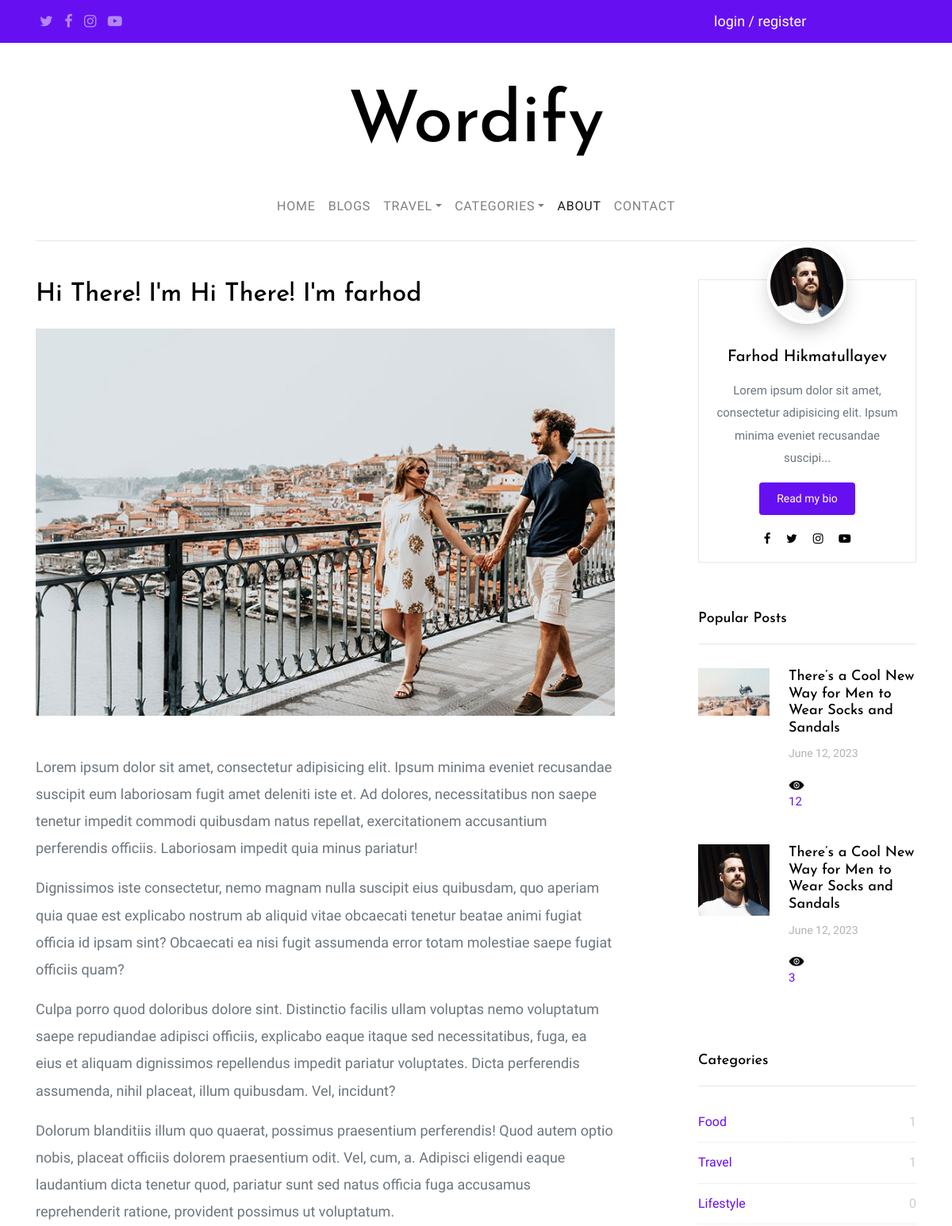
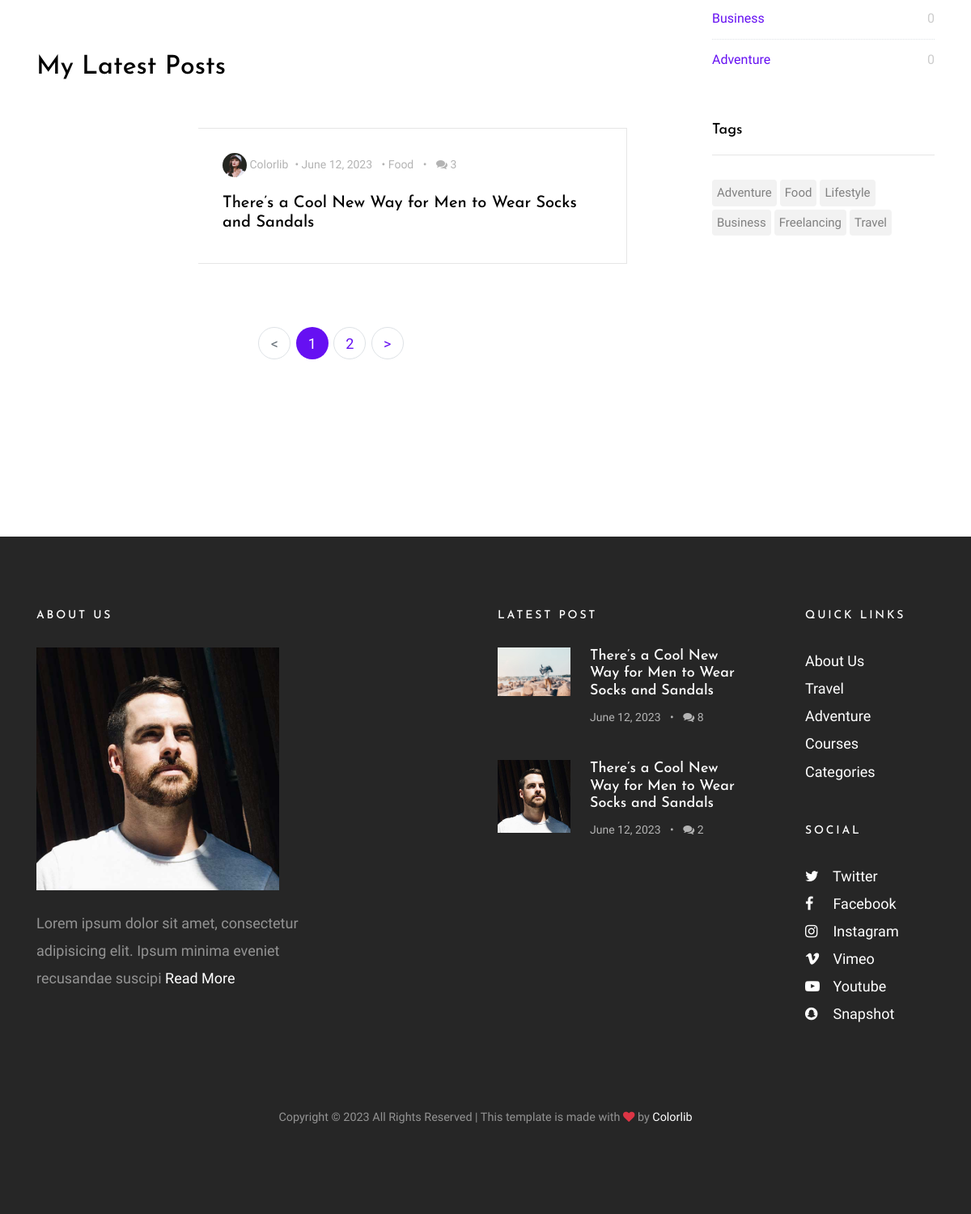
/main/, run on the app's committed database (2 pictures, top to bottom).
### main/models.py (models this page shows)
class About(models.Model):
    profile = models.OneToOneField(Profile, on_delete=models.CASCADE)
    bio = models.TextField()
    image = models.ImageField(null=True, blank=True, upload_to='about')
    def __str__(self):
        return f"Hi There! I'm {self.profile.author}"

### profiles/models.py (models this page shows, shortened)
class Profile(models.Model):
    author = models.OneToOneField(User, on_delete=models.CASCADE)
    bio = models.TextField(null=True, blank=True)
    position = models.CharField(max_length=221, null=True, blank=True)
    image = models.ImageField(null=True, blank=True, upload_to='profile/')
    is_owner = models.BooleanField(default=False)
    @property
    def full_name_(self):
        full_name = []
        if self.author.first_name:
            full_name.append(self.author.first_name.title())
        if self.author.last_name:
            full_name.append(self.author.last_name.title())
        if full_name:
            return ' '.join(full_name)
        else:
            return self.author.username

### home/models.py (models this page shows, shortened)
class Blog(models.Model):
    title = models.CharField(max_length=221)
    slug = models.SlugField(null=True, blank=True, unique_for_date='created_date', max_length=221)
    author = models.ForeignKey(Profile, on_delete=models.CASCADE)
    image = models.ImageField(upload_to='blog')
    description = models.TextField()
    views = models.IntegerField(default=0, editable=False)
    tags = models.ManyToManyField(Tag)
    category = models.ForeignKey(Category, on_delete=models.CASCADE)
    travel = models.ForeignKey(Travel, on_delete=models.CASCADE, null=True, blank=True)
    created_date = models.DateTimeField(auto_now_add=True, null=True, blank=True)
    modifate_date = models.DateTimeField(auto_now=True, null=True, blank=True)
    @property
    def url_detail_blog(self):
        return reverse('home:views', kwargs={
            'slug': self.slug,
            'year': self.created_date.year,
            'month': self.created_date.month,
            'day': self.created_date.day
        })

class Category(models.Model):
    title = models.CharField(max_length=221)
    def __str__(self):
        return self.title

class Tag(models.Model):
    title = models.CharField(max_length=221)

### main/views.py (the view)
# urls.py: path('', about, name='about'),
def about(request):
    abouts = About.objects.order_by('-id')
    blogs = Blog.objects.order_by('-id')
    paginator = Paginator(blogs, 1)  # Show 25 contacts per page.
    page_number = request.GET.get("page")
    page_obj = paginator.get_page(page_number)
    ctx = {
        "blogs": page_obj,
        "abouts": abouts
    }
    return render(request, 'main/about.html', ctx)

### templates/main/about.html (shortened to what this page needs)
{% extends 'base.html' %}
{% load static %}
{% block content %}
    <section class="site-section pt-5">
        <div class="container">
            <div class="row blog-entries">
                <div class="col-md-12 col-lg-8 main-content">
                    <div class="row">
                        {% for about in abouts %}
                            <div class="col-md-12">
                                <h2 class="mb-4">Hi There! I'm {{ about }}</h2>
                                {% if about.image %}
                                    <p class="mb-5"><img src="{{ about.image.url }}" alt="Image placeholder"
                                                         class="img-fluid"></p>
                                {% endif %}
                                <p>{{ about.bio|safe }}</p>
                            </div>
                        {% endfor %}
                    </div>
                    <div class="row mb-5 mt-5">
                        <div class="col-md-12 mb-5">
                            <h2>My Latest Posts</h2>
                        </div>
                        <div class="col-md-12">
                            {% for blog in blogs %}
                                <div class="post-entry-horzontal">
                                    <a href="{{ blog.url_detail_blog }}">
                                        <span class="text">
<div class="post-meta">
<span class="author mr-2"><img src="{% static 'images/person_1.jpg' %}" alt="Colorlib"> Colorlib</span>&bullet;
<span class="mr-2">{{ blog.created_date|date:"F d, Y" }}</span> &bullet;
<span class="mr-2">{{ blog.category }}</span> &bullet;
<span class="ml-2"><span class="fa fa-comments"></span> 3</span>
</div>
<h2>{{ blog.title }}</h2>
</span>
                                    </a>
                                </div>
                            {% endfor %}
                        </div>
                    </div>
                    {% include 'paginator.html' %}
                </div>
                <div class="col-md-12 col-lg-4 sidebar">
                    {% include 'sidebar.html' %}
                </div>
            </div>
        </div>
    </section>
{% endblock %}

### templates/sidebar.html
{% load simple_tags_blog %}
{% tags_list as tags_list %}
{% categories_list as categiries_list %}
{% about_owner as owner %}
{% popular_three_blogs as popular_blogs %}
{% load static %}
<div class="sidebar-box">
    <div class="bio text-center">
        {% if owner.image %}
            <img src="{{ owner.image.url }}" alt="Image Placeholder" class="img-fluid">
        {% else %}
            <img src="{% static 'images/profile.png' %}" alt="Image Placeholder" class="img-fluid">
        {% endif %}
        <div class="bio-body">
            <h2>{{ owner.full_name_ }}</h2>
            <p>{{ owner.bio|safe|slice:"100" }}...</p>
            <p><a href="{% url 'main:about' %}" class="btn btn-primary btn-sm rounded">Read my bio</a></p>
            <p class="social">
                <a href="#" class="p-2"><span class="fa fa-facebook"></span></a>
                <a href="#" class="p-2"><span class="fa fa-twitter"></span></a>
                <a href="#" class="p-2"><span class="fa fa-instagram"></span></a>
                <a href="#" class="p-2"><span class="fa fa-youtube-play"></span></a>
            </p>
        </div>
    </div>
</div>
<div class="sidebar-box">
    <h3 class="heading">Popular Posts</h3>
    <div class="post-entry-sidebar">
        <ul>
            {% for popular_blog in popular_blogs %}
                <li>
                    <a href="{{ popular_blog.url_detail_blog }}">
                        <img src="{{ popular_blog.image.url }}" alt="Image placeholder"
                             class="mr-4">
                        <div class="text">
                            <h4>{{ popular_blog.title }}</h4>
                            <div class="post-meta">
                                <span class="mr-2">{{ popular_blog.created_date|date:"F d, Y" }}</span>
                            </div>
                            <img src="{% static 'images/views.png' %}" style="width: 20px"
                                       alt="">{{ popular_blog.views }}
                        </div>
                    </a>
                </li>
            {% endfor %}
        </ul>
    </div>
</div>
<div class="sidebar-box">
    <h3 class="heading">Categories</h3>
    <ul class="categories">
        {% for category in categiries_list %}
            <li><a href="{% url 'home:blogs' %}?category={{ category.title }}#content">{{ category.title }}
                <span>{{ category.blog_set.count }}</span></a></li>
        {% endfor %}
    </ul>
</div>
<div class="sidebar-box">
    <h3 class="heading">Tags</h3>
    <ul class="tags">
        {% for tag in tags_list %}
            <li><a href="{% url 'home:blogs' %}?tag={{ tag.title }}#content">{{ tag.title }}</a></li>
        {% endfor %}
    </ul>
</div>

### templates/footer.html (shortened to what this page needs)
{% load static %}
{% load simple_tags_blog %}
{% latest_three_blogs as latest %}
{% about_owner as owner %}
<footer class="site-footer">
    <div class="container">
        <div class="row mb-5">
            <div class="col-md-4">
                <h3>About Us</h3>
                {% if owner.image %}
                    <p class="mb-4">
                        <img src="{{ owner.image.url }}" alt="Image placeholder" class="img-fluid" style="width: 300px">
                    </p>
                {% else %}
                    <p class="mb-4">
                        <img src="{% static 'images/profile.png' %}" alt="Image placeholder" class="img-fluid"
                             style="width: 300px">
                    </p>
                {% endif %}
                <p>{{ owner.bio|safe|slice:"100" }} <a href="{% url 'main:about' %}">Read More</a></p>
            </div>
            <div class="col-md-6 ml-auto">
                <div class="row">
                    <div class="col-md-7">
                        <h3>Latest Post</h3>
                        <div class="post-entry-sidebar">
                            <ul>
                                {% for news in latest %}
                                    <li>
                                        <a href="{{ news.url_detail_blog }}">
                                            <img src="{{ news.image.url }}" alt="Image placeholder"
                                                 class="mr-4">
                                            <div class="text">
                                                <h4>{{ news.title }}</h4>
                                                <div class="post-meta">
                                                    <span class="mr-2">{{ news.created_date|date:"F d, Y" }} </span>
                                                    &bullet;
                                                    <span class="ml-2"><span class="fa fa-comments"></span> {{ news.comment_set.count }}</span>
                                                </div>
                                            </div>
                                        </a>
                                    </li>
                                {% endfor %}
                            </ul>
                        </div>
                    </div>
                    <div class="col-md-1"></div>
                    <div class="col-md-4">
                        <div class="mb-5">
                            <h3>Quick Links</h3>
                            <ul class="list-unstyled">
                                <li><a href="#">About Us</a></li>
                                <li><a href="#">Travel</a></li>
                                <li><a href="#">Adventure</a></li>
                                <li><a href="#">Courses</a></li>
                                <li><a href="#">Categories</a></li>
                            </ul>
                        </div>
                        <div class="mb-5">
                            <h3>Social</h3>
                            <ul class="list-unstyled footer-social">
                                <li><a href="#"><span class="fa fa-twitter"></span> Twitter</a></li>
                                <li><a href="#"><span class="fa fa-facebook"></span> Facebook</a></li>
                                <li><a href="#"><span class="fa fa-instagram"></span> Instagram</a></li>
                                <li><a href="#"><span class="fa fa-vimeo"></span> Vimeo</a></li>
                                <li><a href="#"><span class="fa fa-youtube-play"></span> Youtube</a></li>
                                <li><a href="#"><span class="fa fa-snapchat"></span> Snapshot</a></li>
                            </ul>
                        </div>
                    </div>
                </div>
            </div>
        </div>
        <div class="row">
            <div class="col-md-12 text-center">
                <p class="small">
                    Copyright &copy;
                    All Rights Reserved | This template is made with <i class="fa fa-heart text-danger"
                                                                        aria-hidden="true"></i> by <a
                        href="https://colorlib.com/" target="_blank">Colorlib</a>
                </p>
            </div>
        </div>
    </div>
</footer>

### data on the page
About: profile.username "Hi There! I'm farhod", image (picture), bio "Lorem ipsum dolor sit amet, consectetur adipisicing elit. Ipsum minima eveniet recusandae suscipit eum laboriosam fugit amet deleniti iste et. Ad dolores, necessitatibus non saepe tenetur impedit commodi quibusdam natus repellat, exercitationem accusantium perferendis officiis. Laboriosam impedit quia minus pariatur! Dignissimos iste consectetur, nemo magnam nulla suscipit eius quibusdam, quo aperiam quia quae est explicabo nostrum ab aliquid vitae obcaecati tenetur beatae animi fugiat officia id ipsam sint? Obcaecati ea nisi fugit assumenda error totam molestiae saepe fugiat officiis quam? Culpa porro quod doloribus dolore sint. Distinctio facilis ullam voluptas nemo voluptatum saepe…"
Blog: created_date "June 12, 2023", category "Food", title "There’s a Cool New Way for Men to Wear Socks and Sandals", image (picture), views "12", comment_set.count "8"
Profile: image (picture), full_name_ "Farhod Hikmatullayev", bio "Lorem ipsum dolor sit amet, consectetur adipisicing elit. Ipsum minima eveniet recusandae suscipi"
Blog: image (picture), title "There’s a Cool New Way for Men to Wear Socks and Sandals", created_date "June 12, 2023", views "3", comment_set.count "2"
Category: title "Food", blog_set.count "1"
Category: title "Travel", blog_set.count "1"
Category: title "Lifestyle", blog_set.count "0"
Category: title "Business", blog_set.count "0"
Category: title "Adventure", blog_set.count "0"
Tag: title "Adventure"
Tag: title "Food"
Tag: title "Lifestyle"
Tag: title "Business"
Tag: title "Freelancing"
Tag: title "Travel"

### other printed values
{{ page }} "1"
{{ page }} "2"
